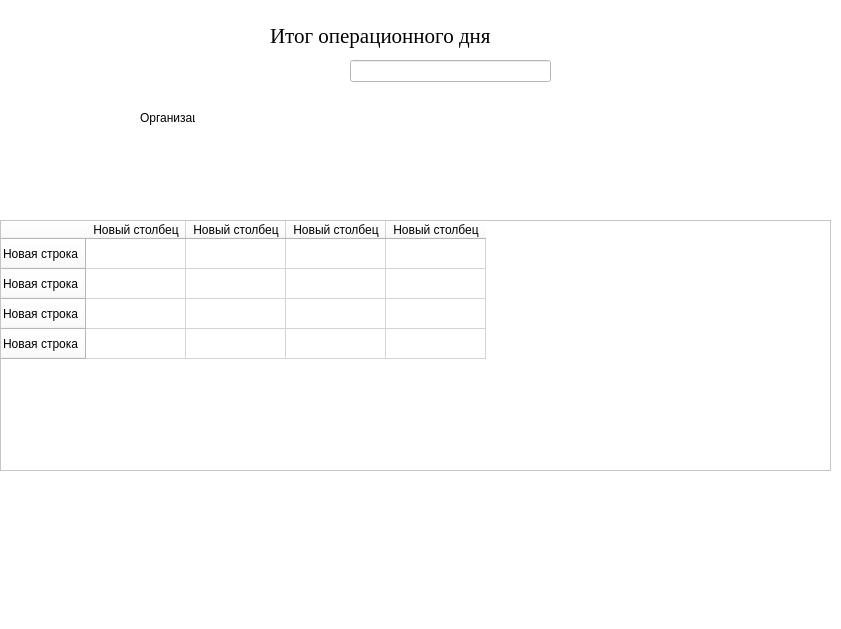
<?xml version="1.0" encoding="UTF-8"?>
<ui version="4.0">
 <class>Form</class>
 <widget class="QWidget" name="Form">
  <property name="geometry">
   <rect>
    <x>0</x>
    <y>0</y>
    <width>841</width>
    <height>629</height>
   </rect>
  </property>
  <property name="windowTitle">
   <string>Form</string>
  </property>
  <property name="styleSheet">
   <string notr="true">background-color: rgb(255, 255, 255);</string>
  </property>
  <widget class="QLabel" name="label">
   <property name="geometry">
    <rect>
     <x>270</x>
     <y>20</y>
     <width>285</width>
     <height>31</height>
    </rect>
   </property>
   <property name="font">
    <font>
     <family>Times New Roman</family>
     <pointsize>16</pointsize>
    </font>
   </property>
   <property name="text">
    <string>Итог операционного дня</string>
   </property>
  </widget>
  <widget class="QTableWidget" name="tableWidget">
   <property name="geometry">
    <rect>
     <x>0</x>
     <y>220</y>
     <width>831</width>
     <height>251</height>
    </rect>
   </property>
   <row>
    <property name="text">
     <string>Новая строка</string>
    </property>
   </row>
   <row>
    <property name="text">
     <string>Новая строка</string>
    </property>
   </row>
   <row>
    <property name="text">
     <string>Новая строка</string>
    </property>
   </row>
   <row>
    <property name="text">
     <string>Новая строка</string>
    </property>
   </row>
   <column>
    <property name="text">
     <string>Новый столбец</string>
    </property>
   </column>
   <column>
    <property name="text">
     <string>Новый столбец</string>
    </property>
   </column>
   <column>
    <property name="text">
     <string>Новый столбец</string>
    </property>
   </column>
   <column>
    <property name="text">
     <string>Новый столбец</string>
    </property>
   </column>
  </widget>
  <widget class="QLabel" name="label_2">
   <property name="geometry">
    <rect>
     <x>140</x>
     <y>110</y>
     <width>55</width>
     <height>16</height>
    </rect>
   </property>
   <property name="text">
    <string>Организация</string>
   </property>
  </widget>
  <widget class="QLineEdit" name="lineEdit">
   <property name="geometry">
    <rect>
     <x>350</x>
     <y>60</y>
     <width>201</width>
     <height>22</height>
    </rect>
   </property>
  </widget>
 </widget>
 <resources/>
 <connections/>
</ui>
